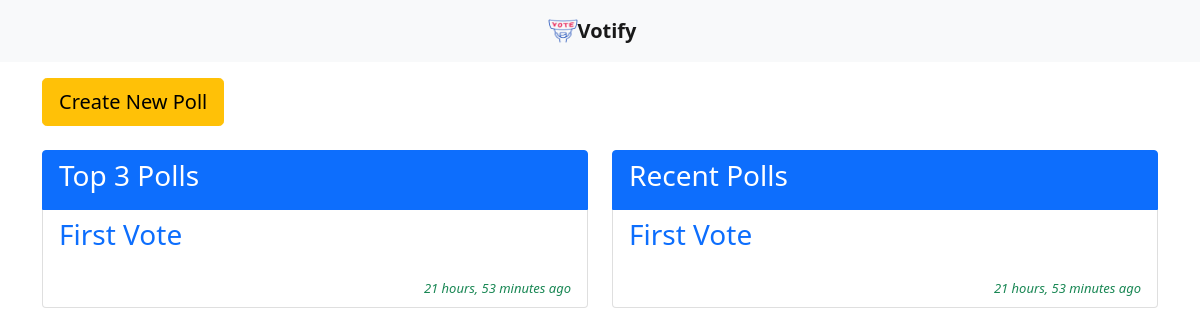
/poll/, run on an earlier commit of the app's database.
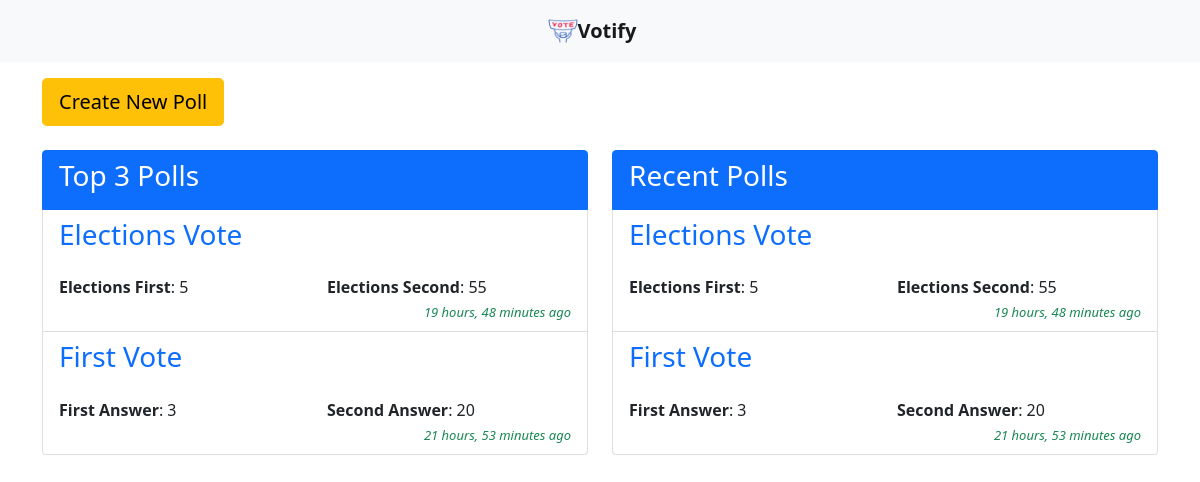
And on a later commit of the database.
### votingapp/models.py (models this page shows, shortened)
class Poll(models.Model):
    author = models.ForeignKey('auth.User', on_delete=models.DO_NOTHING)
    title = models.CharField(max_length=256, unique=True)
    created_date = models.DateTimeField(default=timezone.now())
    last_update = models.DateTimeField(default=timezone.now())

class Answer(models.Model):
    poll = models.ForeignKey(Poll, related_name='options', on_delete=models.CASCADE)
    title = models.CharField(max_length=256)
    isRequired = models.BooleanField()
    votes = models.IntegerField(default=0, blank=True)

### votingapp/views.py (the view)
# urls.py: path('poll/', poll_list.as_view(), name='poll_list'),
class poll_list(TemplateView):
    model = Poll
    template_name = 'poll_list.html'
    def get_context_data(self, **kwargs):
        LastPolls = Poll.objects.filter(created_date__lte = timezone.now()).order_by('-created_date')
        TopPolls = Poll.objects.filter(last_update__lte = timezone.now()).order_by('-last_update')[:3]
        context_data = super().get_context_data(**kwargs)
        context_data['LastPolls'] = LastPolls
        context_data['TopPolls'] = TopPolls
        return context_data

### votingapp/templates/votingapp/poll_list.html
{% extends 'shared.html' %}
{% block body_block %}
<div class="mb-4">
  <div class="row">
    <div class="col-6">
      <a href="{% url 'votingapp:poll_new' %}"> <button type="button" class="btn  btn-lg btn-warning"">Create New Poll</button></a>
    </div>
  </div>
</div>
<div class=" justify-content-center ">
          <div class=" row w-cols-2">
          <div class="col poll-container">
            <ul class="list-group">
              <li class="list-group-item active" aria-current="true">
                <h3>Top 3 Polls</h3>
              </li>
              {% if TopPolls %}
              {% for item in TopPolls %}
              <li class="list-group-item">
                <h3 class="mb-4"><a class="text-decoration-none" href="{% url 'votingapp:poll_vote' pk=item.pk %}">{{item.title}}</a></h3>
                <div class="row row-cols-2">
                  {% for option in item.options.all %}
                  <div class="col"><strong>{{option.title|safe}}</strong>: {{ option.votes|safe }}</div>
                  {% endfor %}
                </div>
                <div class="text-end text-success"> <i class="since">{{item.created_date | timesince}} ago</i> </div>
              </li>
              {% endfor %}
              {% else %}
              <h1>Top Polls not available!</h1>
              {% endif %}
            </ul>
          </div>
          <div class="col Scroll">
            <ul class="list-group">
              <li class="list-group-item active" aria-current="true">
                <h3>Recent Polls</h3>
              </li>
              {% if LastPolls %}
              {% for item in LastPolls %}
              <li class="list-group-item">
                <h3 class="mb-4"><a class="text-decoration-none" href="{% url 'votingapp:poll_vote' pk=item.pk %}">{{item.title}}</a></h3>
                <div class="row row-cols-2">
                  {% for option in item.options.all %}
                  <div class="col"><strong>{{option.title}}</strong>: {{option.votes}}</div>
                  {% endfor %}
                </div>
                <div class="text-end text-success"> <i class="since">{{item.created_date | timesince}} ago</i> </div>
              </li>
              {% endfor %}
              {% else %}
              <h1>No Polls Available!</h1>
              {% endif %}
            </ul>
          </div>
    </div>
  </div>
  {% endblock %}

### votingapp/templates/votingapp/shared.html (shortened to what this page needs)
<!DOCTYPE html>
{% load static %}
<html lang="en" dir="ltr">
<head>
  <link href="https://cdn.jsdelivr.net/npm/bootstrap@5.1.3/dist/css/bootstrap.min.css" rel="stylesheet">
  <link rel="stylesheet" href="{% static 'css/style.css' %}">
</head>
<body>
  <ul class="navbar navbar-expand-lg justify-content-center navbar-light bg-light p-3">
    <img src="{% static 'assets/vote.png' %}" alt="" width="30" height="24" class="d-inline-block align-text-top">
    <strong><a class="navbar-brand" href="{% url 'votingapp:home'%}">Votify</a></strong>
  </ul>
  <div class="container">
    {% block body_block %}
    {% endblock %}
  </div>
</body>
</html>

### votingapp/static/css/style.css (style rules this page uses)
.since { font-size: 13px; }
.Scroll { height:500px; overflow-y: scroll; }

What changed in the data, as far as the page shows it:
added Poll: title "Elections Vote", created_date "19 hours, 48 minutes"
added Answer: title "Elections First", votes "5"
added Answer: title "Elections Second", votes "55"
added Answer: title "First Answer", votes "3", shown under Poll "First Vote"
added Answer: title "Second Answer", votes "20", shown under Poll "First Vote"
